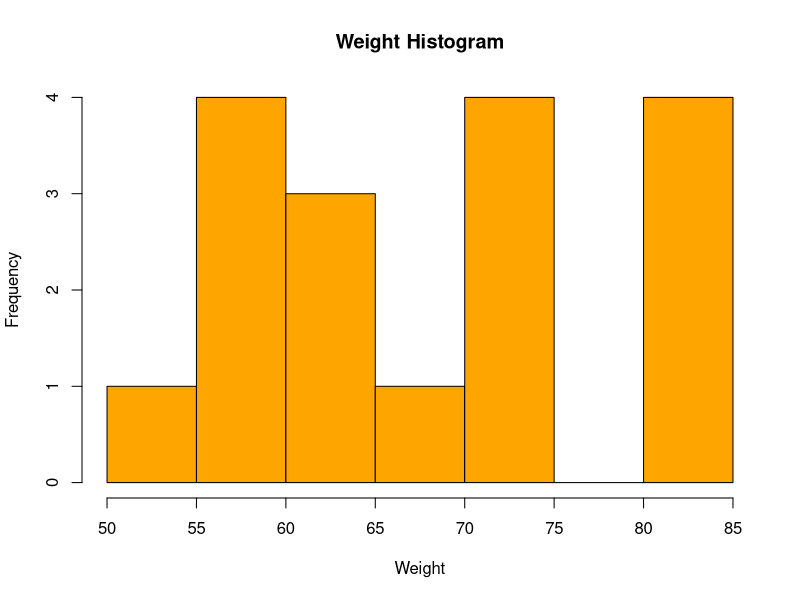
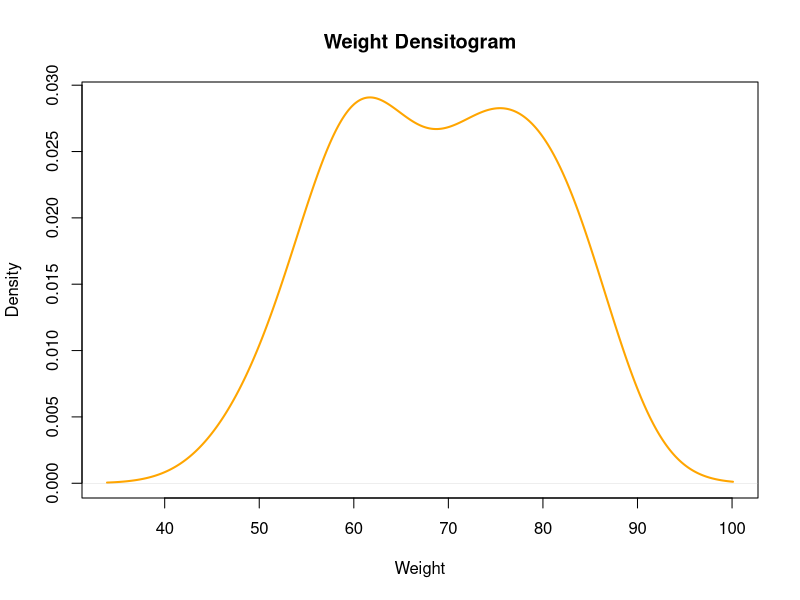
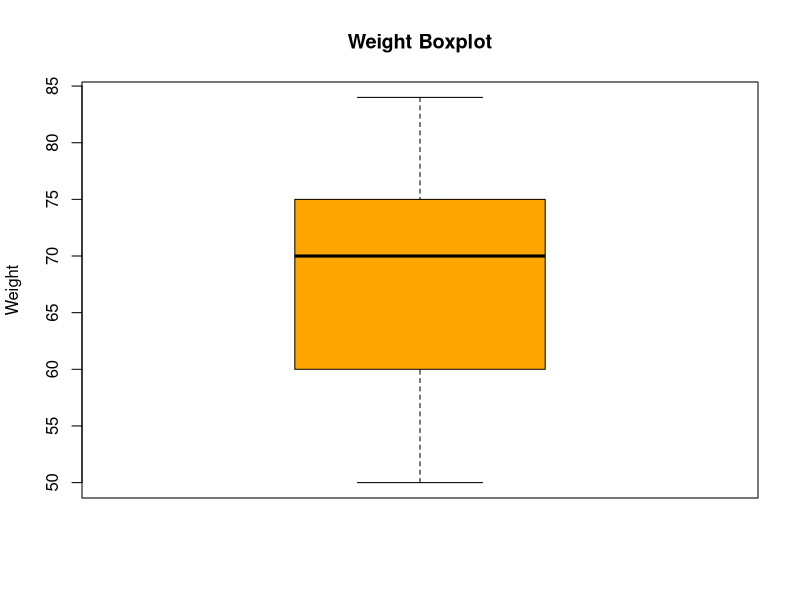

Write the R code that produced these figures, in order.
## ---- chunk 1
data <- read.csv("data/data_student.csv")
summary(data)
## ---- chunk 2
library(tidyverse)
## ---- chunk 3
data %>% # "tibble" = table of data
  summarise_if(is.numeric, list( #Apply summary functions only if the column is numeric
    mean = mean,
    sd = sd,
    median = median,
    quantile = quantile,
    min = min,
    max = max
  ), na.rm = TRUE) # Ignore missing values
summary(data)
## ---- chunk 4
hist(data$Weight, 
     main = "Weight Histogram", 
     xlab = "Weight",
     col = "orange", 
     border = "black")
## ---- chunk 5
plot(density(data$Weight, na.rm = TRUE),
     main = "Weight Densitogram",
     xlab = "Weight",
     ylab = "Density",
     col = "orange",
     lwd = 2)
## ---- chunk 6
# Boxplot for the 'Weight' column
boxplot(data$Weight,
        main = "Weight Boxplot",
        ylab = "Weight",
        col = "orange")
